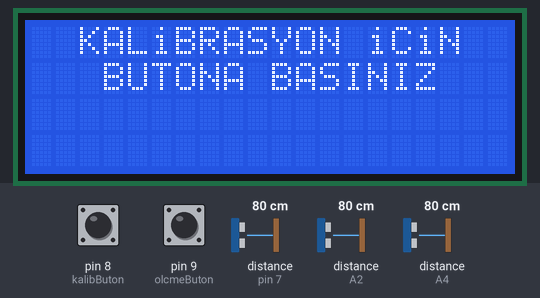
The sketch below on a simulated Arduino Uno, built with avr-gcc and run on an emulated ATmega328P. On the bench: 20×4 character LCD. The inputs (shaded band) are chosen by the test bench; at power-on: pin 8 (kalibButon) LOW, pin 9 (olcmeButon) LOW, distance to the obstacle (sensors on pin 7, A2, A4) 80 cm. The echo pulse lasts 58.3 µs per cm.

Above: at 0.9 s.
1.0 s: pin 8 (kalibButon) pulled HIGH for 0.15 s
At 1.6 s:
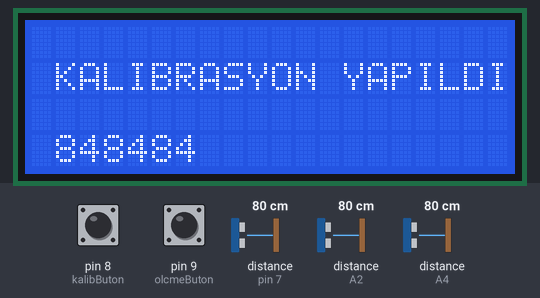
4.1 s: pin 9 (olcmeButon) pulled HIGH for 3.2 s
At 5.1 s:
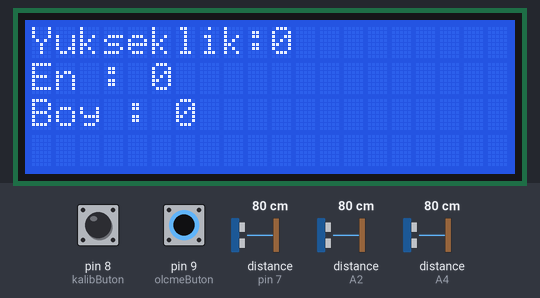
10.3 s: pin 9 (olcmeButon) pulled HIGH for 0.15 s
11.9 s: pin 8 (kalibButon) driven HIGH and pin 9 (olcmeButon) driven HIGH
14.9 s: distance to the obstacle (sensor on pin 7) set to 2 cm
At 16.8 s:
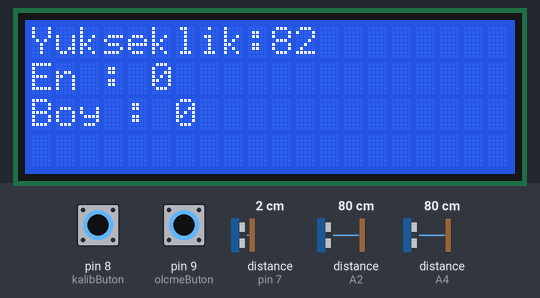
17.9 s: distance to the obstacle (sensor on A2) set to 2 cm
At 19.7 s:
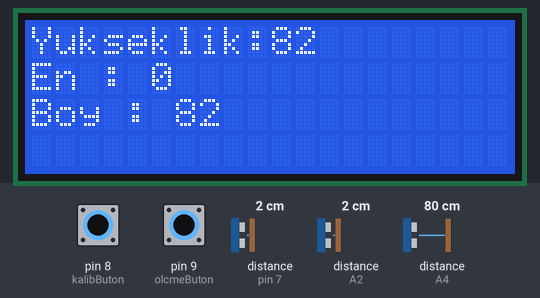
Timing chart, 0 to 21.2 s (numbered marks = the images above; inputs shaded):
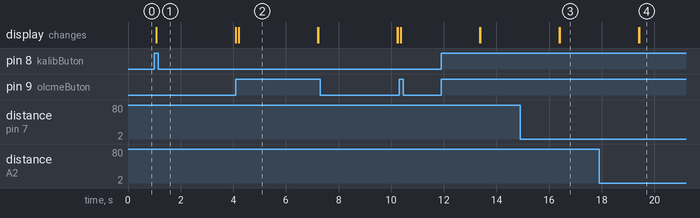

Measured:
- after the input at 1.0 s, the display: changes after 0.08 s (image 1)
- after the input at 4.1 s, the display: changes after 0.11 s (image 2)
- after the input at 14.9 s, the display: first differs from a run without the input after 1.5 s (image 3)
- after the input at 17.9 s, the display: first differs from a run without the input after 1.5 s (image 4)
- what the display in image 2 shows lasts 3.0 s, from 4.2 s to 7.2 s

The sketch:

gomulusistemlerproje.ino
```cpp
#include <LiquidCrystal.h>
LiquidCrystal lcd(12, 11, 5, 4, 3, 2);

const int trig1 = 6;
const int echo1 = 7;
const int trig2 = A5;
const int echo2 = A4;
const int trig3 = A3;
const int echo3 = A2;

const int kalibButon = 8;
const int olcmeButon = 9;

int sure = 0;
int mesafe = 0;

int sure2 = 0;
int mesafe2 = 0;

int sure3 = 0;
int mesafe3 = 0;

int ilkmesafe;
int ilkmesafe2;
int ilkmesafe3;

void setup() {
  lcd.begin(20,4);
  pinMode(trig1, OUTPUT);
  pinMode(echo1, INPUT);

  pinMode(trig2, OUTPUT);
  pinMode(echo2, INPUT);

  pinMode(trig3, OUTPUT);
  pinMode(echo3, INPUT);

  pinMode(kalibButon, INPUT);
  pinMode(olcmeButon, INPUT);

  while (digitalRead(kalibButon) == LOW)
{
    lcd.setCursor(2, 0);
    lcd.print("KALiBRASYON iCiN");
    lcd.setCursor(2, 1);
    lcd.print(" BUTONA BASINIZ ");
    delay(100);

    if (digitalRead(kalibButon) == HIGH)
{
      delay(50);
      ilkmesafe = mesafeolc();
      ilkmesafe2 = mesafeolc2();
      ilkmesafe3 = mesafeolc3();
      lcd.clear();
      lcd.setCursor(0, 1);
      lcd.print(" KALIBRASYON YAPILDI ");
      lcd.print(ilkmesafe);
      lcd.print(ilkmesafe2);
      lcd.print(ilkmesafe3);
      delay(3000);
      lcd.clear();
      break;
    }
  }
}


void loop()
{
  if (digitalRead(olcmeButon) == HIGH)
{
    lcd.setCursor(0, 0);
    lcd.print("Yukseklik:");
    lcd.setCursor(10, 0);
    int yukseklik = ilkmesafe - mesafeolc();
    lcd.print(yukseklik);

    lcd.setCursor(0, 2);
    lcd.print("Boy :");
    lcd.setCursor(6, 2);
    int boy = ilkmesafe3 - mesafeolc3();
    lcd.print(boy);

    lcd.setCursor(0, 1);
    lcd.print("En :");
    lcd.setCursor(5, 1);
    int en = ilkmesafe2 - mesafeolc2();
    lcd.print(en);

    delay(3000);
    lcd.clear();
  }
    else
{
      lcd.setCursor(0, 0);
      lcd.print("     OLCUM iCiN   ");
      lcd.setCursor(0, 1);
      lcd.print("   BUTONA BASINIZ ");
      delay(100);
      lcd.clear();
    }
  }

  int mesafeolc()
{
    digitalWrite(trig1, HIGH);
    delay(1);
    digitalWrite(trig1, LOW);
    sure = pulseIn(echo1, HIGH);
    mesafe = (sure / 2) / 27.6;
    return mesafe;
  }

  int mesafeolc2()
{
    digitalWrite(trig2, HIGH);
    delay(1);
    digitalWrite(trig2, LOW);
    sure2 = pulseIn(echo2, HIGH);
    mesafe2 = (sure2 / 2) / 27.6;
    return mesafe2;
  }

    int mesafeolc3()
{
    digitalWrite(trig3, HIGH);
    delay(1);
    digitalWrite(trig3, LOW);
    sure3 = pulseIn(echo3, HIGH);
    mesafe3 = (sure3 / 2) / 27.6;
    return mesafe3;
  }
```
